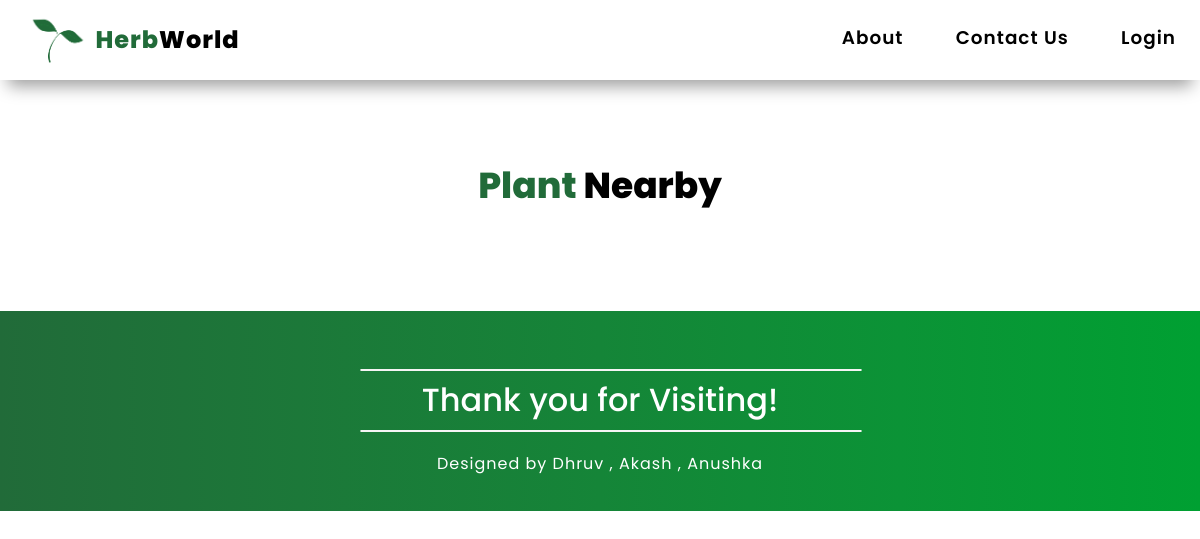
Before: /nurserylist/shaggy42 with the older database file.
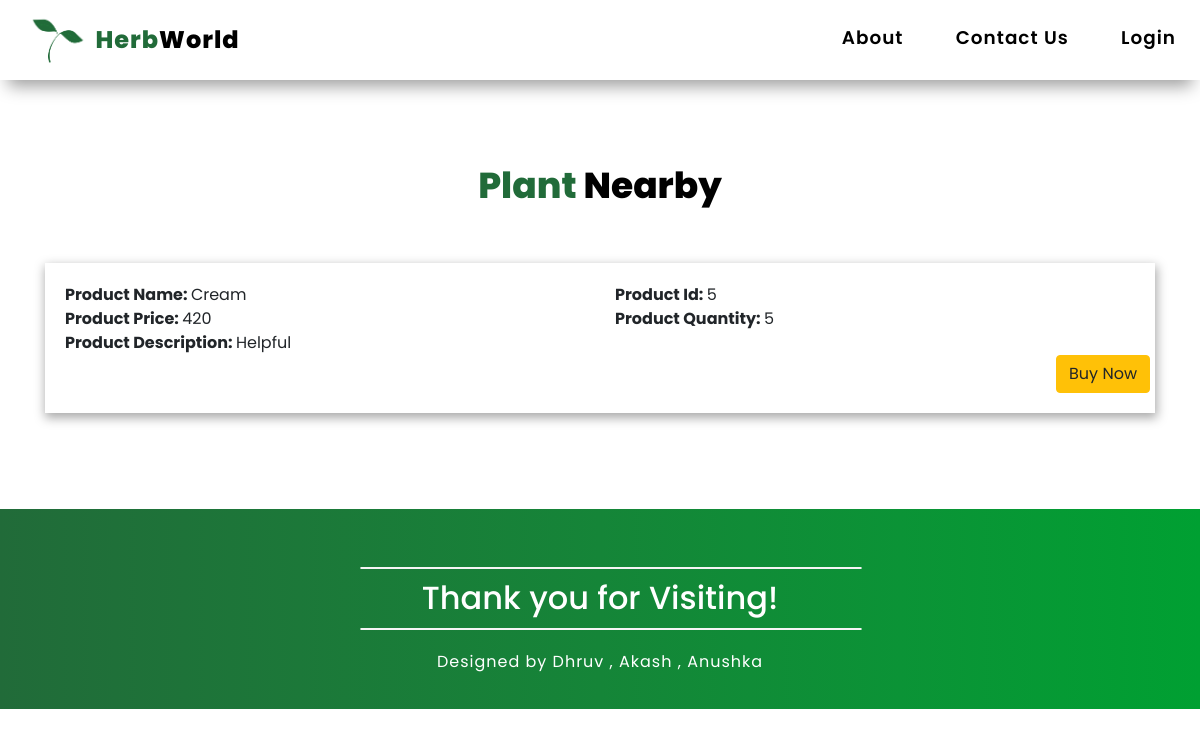
After: the same page with the newer database file.
### herbworldapp/models.py (models this page shows, shortened)
class Product(models.Model):
    name = models.CharField(max_length=50)
    price = models.IntegerField(default=0)
    quantity = models.IntegerField(default=0)
    product_id = models.CharField(max_length=50)
    nursery_id = models.CharField(max_length=50)
    description = models.CharField(max_length=300)
    product_image = models.ImageField(
        null=True, upload_to="herbworldapp/images/", default="herbworldapp/images/")

### herbworldapp/views.py (the view)
# urls.py: path("nurserylist/<username>", views.showNurseryProducts,
def showNurseryProducts(request, username):
    props = Product.objects.filter(nursery_id=username)
    return render(request, 'herbworldapp/productlist.html', {'props': props})

### herbworldapp/templates/herbworldapp/productlist.html (shortened to what this page needs)
{% extends 'herbworldapp/basic.html' %}
{% load static %}
{% block body %}
<div class="container">
  <div class="row">
    <div class="col text-center">
      <div class="row  mt-5 mb-5 pt-3">
        <div class="col text-center">
          <h2 class="loginheading"><span class="loginheading1">Plant </span><span class="loginheading2">Nearby</span>
        </div>
      </div>
      {% for product in props reversed %}
      <div class="row mb-5">
        <div class="col text-left">
          <div class="productdetails">
            <div class="row">
              <div class="col col-6">
                <strong>Product Name: </strong> {{product.name}}
              </div>
              <div class="col col-6">
                <strong>Product Id: </strong> {{product.product_id}}
              </div>
            </div>
            <div class="row">
              <div class="col col-6">
                <strong>Product Price: </strong> {{product.price}}
              </div>
              <div class="col col-6">
                <strong>Product Quantity: </strong> {{product.quantity}}
              </div>
            </div>
            <div class="row">
              <div class="col"><strong>Product Description: </strong> {{product.description}}</div>
            </div>
            <div class="row justify-content-end">
              <button type="button buynow" class="btn btn-warning" data-toggle="modal"
                data-target="#orderModal{{product.product_id}}">Buy Now</button>
            </div>
          </div>
        </div>
      </div>
      {% endfor %}
    </div>
  </div>
</div>
</div>
{% endblock %}

### herbworldapp/templates/herbworldapp/basic.html (shortened to what this page needs)
<!DOCTYPE html>
{% load static %}
<html lang="en">
<head>
  <link rel="stylesheet" href="https://cdnjs.cloudflare.com/ajax/libs/rateYo/2.3.2/jquery.rateyo.min.css">
  <link href="https://stackpath.bootstrapcdn.com/bootstrap/4.5.0/css/bootstrap.min.css" rel="stylesheet"
>
  <link href="https://cdnjs.cloudflare.com/ajax/libs/font-awesome/5.13.1/css/all.min.css" rel="stylesheet"
>
  <link rel="stylesheet" href="https://unpkg.com/aos@next/dist/aos.css" />
   <link rel="stylesheet" href="https://cdnjs.cloudflare.com/ajax/libs/font-awesome/4.7.0/css/font-awesome.min.css">
  <link rel="stylesheet" href="https://cdnjs.cloudflare.com/ajax/libs/simple-line-icons/2.5.5/css/simple-line-icons.min.css" />
</head>
<body>
<nav id="navbar" class="">
  <div class="nav-wrapper">
    <div class="logo">
      <a href="/"><img class="navlogo" src="{% static '/images/HerbWorld.png' %}"> <span class = "heading1">Herb</span><span class = "heading2">World</span></a>
    </div>
    <ul id="menu">
      {% if user.is_authenticated %}
        {% if user.customer %}
          <li><a href="/nurserylist">Nursery Near Me</a></li>
          <li><a href="/myorders">My Orders</a></li>
        {% else %}
          <li><a href="/manageorders">Manage Orders</a></li>
          <li><a href="/manageproducts">Manage Products</a></li>
        {% endif %}
         <li><a href="/about">About</a></li>
      <li><a href="/contactus">Contact Us</a></li>
        <li><a href="/logout">Logout</a></li>
      {% else %}
       <li><a href="/about">About</a></li>
      <li><a href="/contactus">Contact Us</a></li>
      <li><a href="/login">Login</a></li>
      {% endif %}
    </ul>
  </div>
</nav>
      <div class = "maincontent">
         {% block body %}
      {%endblock%}
      <div class="contact" id="contact">
        <div class="container mt-5 pt-5">
            <hr class="conhr">
            <h2>Thank you for Visiting!</h2>
            <hr class="conhr">
            <div class="madewithlove">
                <p>Designed by Dhruv , Akash , Anushka</p>
            </div>
        </div>
    </div>
      <link rel="stylesheet" href="https://cdnjs.cloudflare.com/ajax/libs/rateYo/2.3.2/jquery.rateyo.min.css">
</body>
</html>

Changed rows visible on the page:
now on this page (row edited): Product: name "Cream", product_id "5", price "420", quantity "5", description "Helpful"
